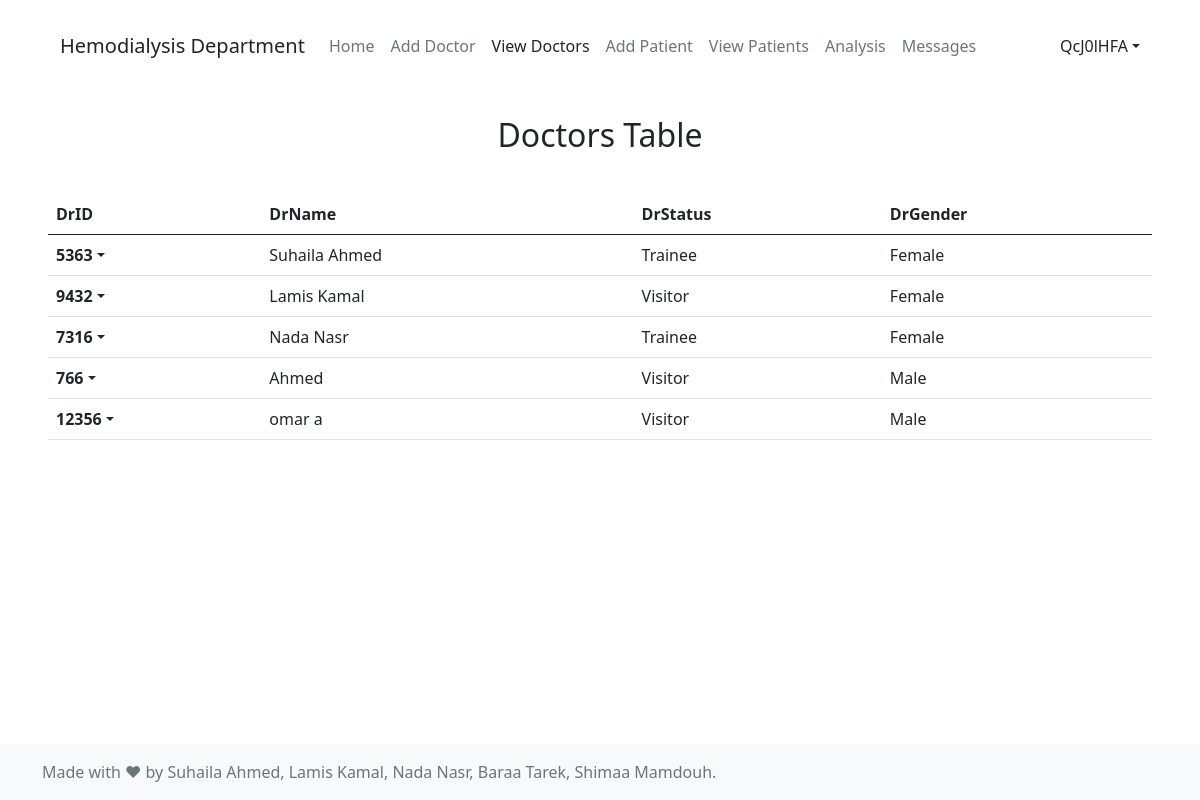
Page /doctor/view (signed in) on the committed database.
### app.py (models this page shows)
class Admin(db.Model, auth.UserMixin):
    id = db.Column(db.Integer, primary_key=True)
    AdminUsername = db.Column(db.String(250), unique=True, nullable=False)
    AdminPassword = db.Column(db.String(250), unique=False, nullable=False)

class Doctor(db.Model):
    DrCounter = db.Column(db.Integer, unique=True, primary_key=True)
    DrID = db.Column(db.Integer, unique=True)
    DrName = db.Column(db.String(250), unique=False, nullable=False)
    DrStatus = db.Column(db.String(250), unique=False, nullable=False)
    DrGender = db.Column(db.String(250), unique=False, nullable=False)

### app.py (the view)
@app.get("/doctor/view")
@auth.login_required
def view_doctor():
    rows = Doctor.query.all()
    return render_template(
        "view_doctor.html", rows=rows, auth=auth, title="View Doctors"
    )

### app.py (called while the page is built)
@login_manager.user_loader
def user_loader(id):
    return Admin.query.get(int(id))

### templates/view_doctor.html (shortened to what this page needs)
{% extends "layout.html" %}
{% block content %}
  <div style="height: 2.6rem;"></div>
  <p class="text-center h2">Doctors Table</p>
  <div style="height: 2rem;"></div>
  <div class="me-5 ms-5">
    <table class="table table-hover">
      <thead>
        <tr>
          <th scope="col">DrID</th>
          <th scope="col">DrName</th>
          <th scope="col">DrStatus</th>
          <th scope="col">DrGender</th>
        </tr>
      </thead>
      <tbody>
        {% for row in rows %}
          <tr>
            <div class="dropdown">
              <th scope="row">
                <a href="#" class="d-flex align-items-center text-dark text-decoration-none dropdown-toggle" id="dropdownUser1" data-bs-toggle="dropdown" aria-expanded="false">
                  {{ row.DrID }}
                </a>
              </th>
            </div>
            <td> {{ row.DrName }} </td>
            <td> {{ row.DrStatus }} </td>
            <td> {{ row.DrGender }} </td>
          </tr>
        {% endfor %}
      </tbody>
    </table>
  </div>
  <div style="height: 10rem;"></div>
{% endblock %}

### templates/layout.html (shortened to what this page needs)
<!DOCTYPE html>
<html class="no-js" lang="en">
<head>
<link href="{{ url_for('static', filename='bootstrap-5.0.1-dist/css/bootstrap.min.css') }}" rel="stylesheet">
<link href="{{ url_for('static', filename='core.css') }}" rel="stylesheet">
</head>
<body class="d-flex flex-column min-vh-100">
<nav class="navbar navbar-expand-lg navbar-white" style="margin-top: 1.5% ;">
  <div class="container-fluid">
    <a class="navbar-brand ms-5 link-dark" href="{{ url_for('home') }}">Hemodialysis Department</a>
    <div class="collapse navbar-collapse me-5" id="navbarSupportedContent">
      <ul class="navbar-nav me-auto">
        <li class="nav-item">
          {%- if request.path.startswith("/home") +%}
          <a class="nav-link active link-dark" href="{{ url_for('home') }}">Home <span class="sr-only">(current)</span></a>
          {%- else -%}
          <a class="nav-link link-secondary" href="{{ url_for('home') }}">Home</a>
          {%- endif +%}
        </li>
        {% if auth.current_user.is_authenticated %}
        <li class="nav-item">
          {%- if request.path.startswith("/doctor/add") +%}
          <a class="nav-link active link-dark" href="{{ url_for('add_doctor') }}">Add Doctor <span class="sr-only">(current)</span></a>
          {%- else +%}
          <a class="nav-link link-secondary" href="{{ url_for('add_doctor') }}">Add Doctor</a>
          {%- endif +%}
        </li>
        <li class="nav-item">
          {%- if request.path.startswith("/doctor/view") +%}
          <a class="nav-link active link-dark" href="{{ url_for('view_doctor') }}">View Doctors <span class="sr-only">(current)</span></a>
          {%- else +%}
          <a class="nav-link link-secondary" href="{{ url_for('view_doctor') }}">View Doctors</a>
          {%- endif +%}
        </li>
        <li class="nav-item">
          {%- if request.path.startswith("/patient/add") +%}
          <a class="nav-link active link-dark" href="{{ url_for('add_patient') }}">Add Patient <span class="sr-only">(current)</span></a>
          {%- else +%}
          <a class="nav-link link-secondary" href="{{ url_for('add_patient') }}">Add Patient</a>
          {%- endif +%}
        </li>
        <li class="nav-item">
          {%- if request.path.startswith("/patient/view") +%}
          <a class="nav-link active link-dark" href="{{ url_for('view_patient') }}">View Patients <span class="sr-only">(current)</span></a>
          {%- else +%}
          <a class="nav-link link-secondary" href="{{ url_for('view_patient') }}">View Patients</a>
          {%- endif +%}
        </li>
        <li class="nav-item">
          {%- if request.path.startswith("/analysis") +%}
          <a class="nav-link active link-dark" href="{{ url_for('analysis') }}">Analysis <span class="sr-only">(current)</span></a>
          {%- else +%}
          <a class="nav-link link-secondary" href="{{ url_for('analysis') }}">Analysis</a>
          {%- endif +%}
        </li>
        <li class="nav-item">
          {%- if request.path.startswith("/messages") +%}
          <a class="nav-link active link-dark" href="{{ url_for('messages') }}">Messages <span class="sr-only">(current)</span></a>
          {%- else +%}
          <a class="nav-link link-secondary" href="{{ url_for('messages') }}">Messages</a>
          {%- endif +%}
        </li>
        {% endif %}
      </ul>
      {% if not auth.current_user.is_authenticated %}
      <form class="d-flex input-group w-auto">
        <div class="text-end">
          <a href="/sign-up"><button type="button" class="btn me-2">Sign-up</button></a>
          <button type="button" class="btn border-dark" id="sign-in-button">Sign-in</button>
        </div>
      </form>
      {% else %}
      <div class="dropdown">
        <a href="#" class="d-flex align-items-center text-dark text-decoration-none dropdown-toggle" id="dropdownUser1" data-bs-toggle="dropdown" aria-expanded="false">
          {{ auth.current_user.AdminUsername }}
        </a>
      </div>
      {% endif %}
    </div>
  </div>
</nav>
{% block content %}
{% endblock %}
<footer class="footer mt-auto py-3 bg-light">
  <div class="container">
    <span class="text-muted">Made with  ❤ by Suhaila Ahmed, Lamis Kamal, Nada Nasr, Baraa Tarek, Shimaa Mamdouh.</span>
  </div>
</footer>
</body>
</html>

### rows in the picture
Admin: current_user.AdminUsername "QcJ0lHFA"
Doctor: DrID "5363", DrName "Suhaila Ahmed", DrStatus "Trainee", DrGender "Female"
Doctor: DrID "9432", DrName "Lamis Kamal", DrStatus "Visitor", DrGender "Female"
Doctor: DrID "7316", DrName "Nada Nasr", DrStatus "Trainee", DrGender "Female"
Doctor: DrID "766", DrName "Ahmed", DrStatus "Visitor", DrGender "Male"
Doctor: DrID "12356", DrName "omar a", DrStatus "Visitor", DrGender "Male"
